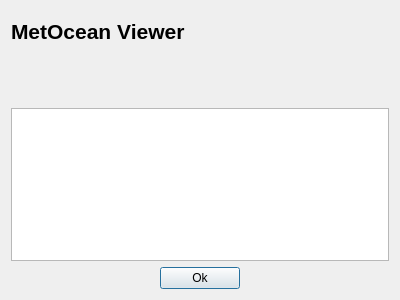
<?xml version="1.0" encoding="UTF-8"?>
<ui version="4.0">
 <comment>
//-------------------------------GPL-------------------------------------//
//
// MetOcean Viewer - A simple interface for viewing hydrodynamic model data
// Copyright (C) 2015  Zach Cobell
//
// This program is free software: you can redistribute it and/or modify
// it under the terms of the GNU General Public License as published by
// the Free Software Foundation, either version 3 of the License, or
// (at your option) any later version.
//
// This program is distributed in the hope that it will be useful,
// but WITHOUT ANY WARRANTY; without even the implied warranty of
// MERCHANTABILITY or FITNESS FOR A PARTICULAR PURPOSE.  See the
// GNU General Public License for more details.
//
// You should have received a copy of the GNU General Public License
// along with this program.  If not, see http://www.gnu.org/licenses/.
//
//-----------------------------------------------------------------------//
</comment>
<class>update_dialog</class>
 <widget class="QDialog" name="update_dialog">
  <property name="geometry">
   <rect>
    <x>0</x>
    <y>0</y>
    <width>400</width>
    <height>300</height>
   </rect>
  </property>
  <property name="windowTitle">
   <string>Check For Updates</string>
  </property>
  <layout class="QVBoxLayout" name="verticalLayout">
   <item>
    <layout class="QHBoxLayout" name="horizontalLayout">
     <item>
      <widget class="QLabel" name="label_header">
       <property name="sizePolicy">
        <sizepolicy hsizetype="Fixed" vsizetype="Fixed">
         <horstretch>0</horstretch>
         <verstretch>0</verstretch>
        </sizepolicy>
       </property>
       <property name="minimumSize">
        <size>
         <width>225</width>
         <height>25</height>
        </size>
       </property>
       <property name="maximumSize">
        <size>
         <width>200</width>
         <height>75</height>
        </size>
       </property>
       <property name="font">
        <font>
         <pointsize>16</pointsize>
         <weight>75</weight>
         <bold>true</bold>
        </font>
       </property>
       <property name="text">
        <string>MetOcean Viewer</string>
       </property>
       <property name="alignment">
        <set>Qt::AlignLeading|Qt::AlignLeft|Qt::AlignTop</set>
       </property>
      </widget>
     </item>
     <item>
      <spacer name="horizontalSpacer_3">
       <property name="orientation">
        <enum>Qt::Horizontal</enum>
       </property>
       <property name="sizeHint" stdset="0">
        <size>
         <width>40</width>
         <height>20</height>
        </size>
       </property>
      </spacer>
     </item>
     <item>
      <widget class="QLabel" name="logo">
       <property name="sizePolicy">
        <sizepolicy hsizetype="Fixed" vsizetype="Fixed">
         <horstretch>0</horstretch>
         <verstretch>0</verstretch>
        </sizepolicy>
       </property>
       <property name="minimumSize">
        <size>
         <width>91</width>
         <height>91</height>
        </size>
       </property>
       <property name="maximumSize">
        <size>
         <width>91</width>
         <height>91</height>
        </size>
       </property>
       <property name="text">
        <string/>
       </property>
       <property name="pixmap">
        <pixmap resource="../MetOceanViewer.qrc">:/rsc/img/logo_small.png</pixmap>
       </property>
       <property name="scaledContents">
        <bool>true</bool>
       </property>
      </widget>
     </item>
    </layout>
   </item>
   <item>
    <widget class="QTextBrowser" name="text_update">
     <property name="enabled">
      <bool>true</bool>
     </property>
     <property name="font">
      <font>
       <pointsize>8</pointsize>
       <weight>50</weight>
       <bold>false</bold>
      </font>
     </property>
     <property name="html">
      <string>&lt;!DOCTYPE HTML PUBLIC &quot;-//W3C//DTD HTML 4.0//EN&quot; &quot;http://www.w3.org/TR/REC-html40/strict.dtd&quot;&gt;
&lt;html&gt;&lt;head&gt;&lt;meta name=&quot;qrichtext&quot; content=&quot;1&quot; /&gt;&lt;style type=&quot;text/css&quot;&gt;
p, li { white-space: pre-wrap; }
&lt;/style&gt;&lt;/head&gt;&lt;body style=&quot; font-family:'MS Shell Dlg 2'; font-size:8pt; font-weight:400; font-style:normal;&quot;&gt;
&lt;p style=&quot;-qt-paragraph-type:empty; margin-top:0px; margin-bottom:0px; margin-left:0px; margin-right:0px; -qt-block-indent:0; text-indent:0px;&quot;&gt;&lt;br /&gt;&lt;/p&gt;&lt;/body&gt;&lt;/html&gt;</string>
     </property>
     <property name="openExternalLinks">
      <bool>true</bool>
     </property>
    </widget>
   </item>
   <item>
    <layout class="QHBoxLayout" name="horizontalLayout_2">
     <item>
      <spacer name="horizontalSpacer">
       <property name="orientation">
        <enum>Qt::Horizontal</enum>
       </property>
       <property name="sizeHint" stdset="0">
        <size>
         <width>40</width>
         <height>20</height>
        </size>
       </property>
      </spacer>
     </item>
     <item>
      <widget class="QPushButton" name="button_ok">
       <property name="text">
        <string>Ok</string>
       </property>
      </widget>
     </item>
     <item>
      <spacer name="horizontalSpacer_2">
       <property name="orientation">
        <enum>Qt::Horizontal</enum>
       </property>
       <property name="sizeHint" stdset="0">
        <size>
         <width>40</width>
         <height>20</height>
        </size>
       </property>
      </spacer>
     </item>
    </layout>
   </item>
  </layout>
 </widget>
 <resources>
  <include location="../MetOceanViewer.qrc"/>
 </resources>
 <connections/>
</ui>
